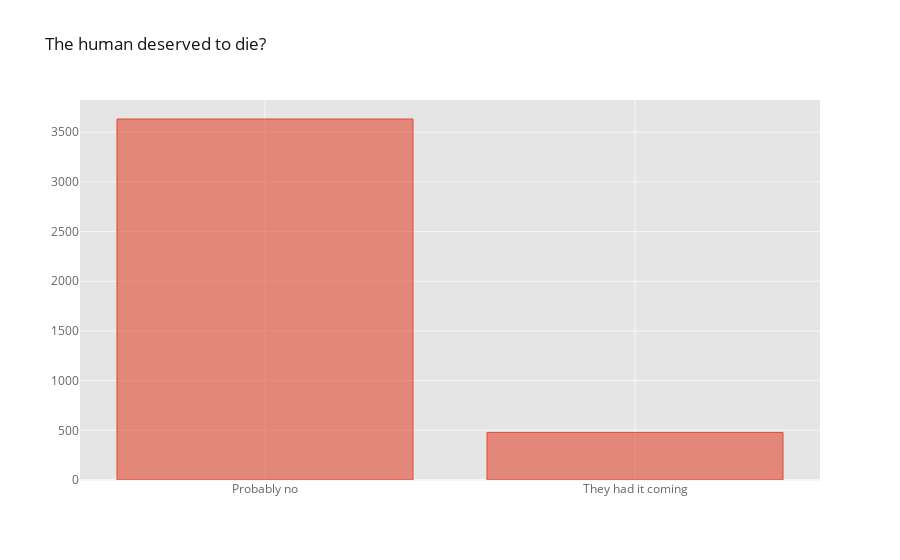

The notebook cell saved with this chart:
### Markdown cell above
Did the person deserved his life to end in the jaws of a shark?

### Code cell
Justice_fig = df["Type"].value_counts().iplot(kind="bar", title="The human deserved to die?")
Justice_fig

### Figure 1 — Plotly figure (JSON) as saved in the notebook; plotly's stock layout.template omitted (floating-point values rounded to 4 significant figures)
{"data": [{"marker": {"color": "rgba(226, 74, 51, 0.6)", "line": {"color": "rgba(226, 74, 51, 1.0)", "width": 1}}, "name": "Type", "orientation": "v", "text": "", "type": "bar", "x": ["Probably no", "They had it coming"], "y": [3633, 479]}], "layout": {"legend": {"bgcolor": "#FFFFFF", "font": {"color": "#666666"}}, "paper_bgcolor": "#FFFFFF", "plot_bgcolor": "#E5E5E5", "title": {"font": {"color": "#151516"}, "text": "The human deserved to die?"}, "xaxis": {"gridcolor": "#F6F6F6", "showgrid": true, "tickfont": {"color": "#666666"}, "title": {"font": {"color": "#666666"}, "text": ""}, "zerolinecolor": "#F6F6F6"}, "yaxis": {"gridcolor": "#F6F6F6", "showgrid": true, "tickfont": {"color": "#666666"}, "title": {"font": {"color": "#666666"}, "text": ""}, "zerolinecolor": "#F6F6F6"}}}
